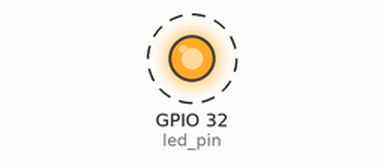
Recording of a sketch running on a simulated ESP32. Parts: output pins drawn as LEDs (lit = HIGH). Dashed ring = blinking.

Above: at 0.1 s.
Timing chart, 0 to 3.0 s (numbered marks = the images above):
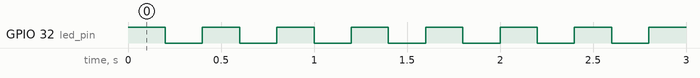

The sketch:

getting_started.ino
```cpp
#if CONFIG_FREERTOS_UNICORE
static const BaseType_t app_cpu = 0;
#else
static const BaseType_t app_cpu = 1;
static const int led_pin = 32;
#endif

void toggleLED(void * parameter){
  while (1){
    digitalWrite(led_pin, HIGH);
    vTaskDelay(200 / portTICK_PERIOD_MS);
     digitalWrite(led_pin, LOW);
    vTaskDelay(200 / portTICK_PERIOD_MS);
  }
}

void setup() {
  // put your setup code here, to run once:
  pinMode(led_pin, OUTPUT);
  xTaskCreatePinnedToCore(toggleLED, "Toggle LED", 1024,     NULL, 1, NULL, app_cpu); //run one core on
    // xTaskCreatePinnedToCore(toggleLED_2, "Toggle LED _2", 1024, NULL, 1, NULL, app_cpu); //run one core one

}

void loop() {
  // put your main code here, to run repeatedly:
  // digitalWrite(led_pin, HIGH);
  // delay(1000);
  // digitalWrite(led_pin, LOW);
  // delay(1000);
}
```

Measured:
- by itself, GPIO 32 (led_pin): alternates HIGH for 0.20 s and LOW for 0.20 s
